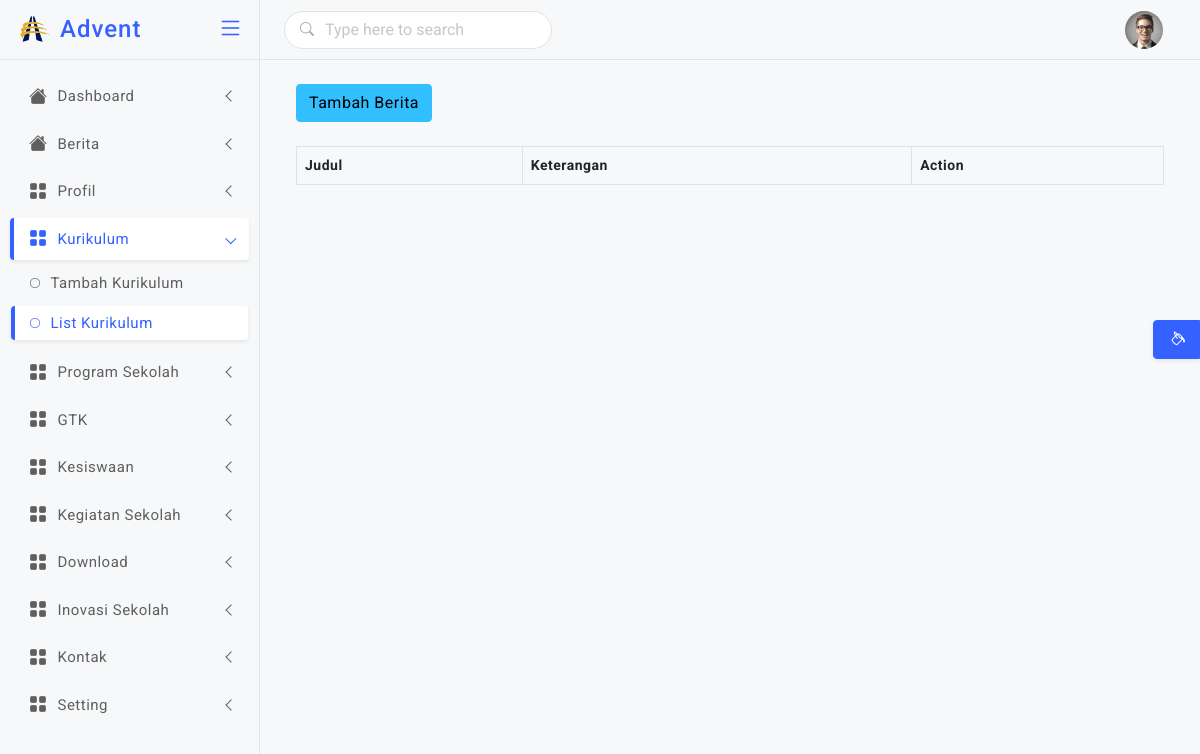
Page /backend/list-kurikulum/ on the earlier database version.
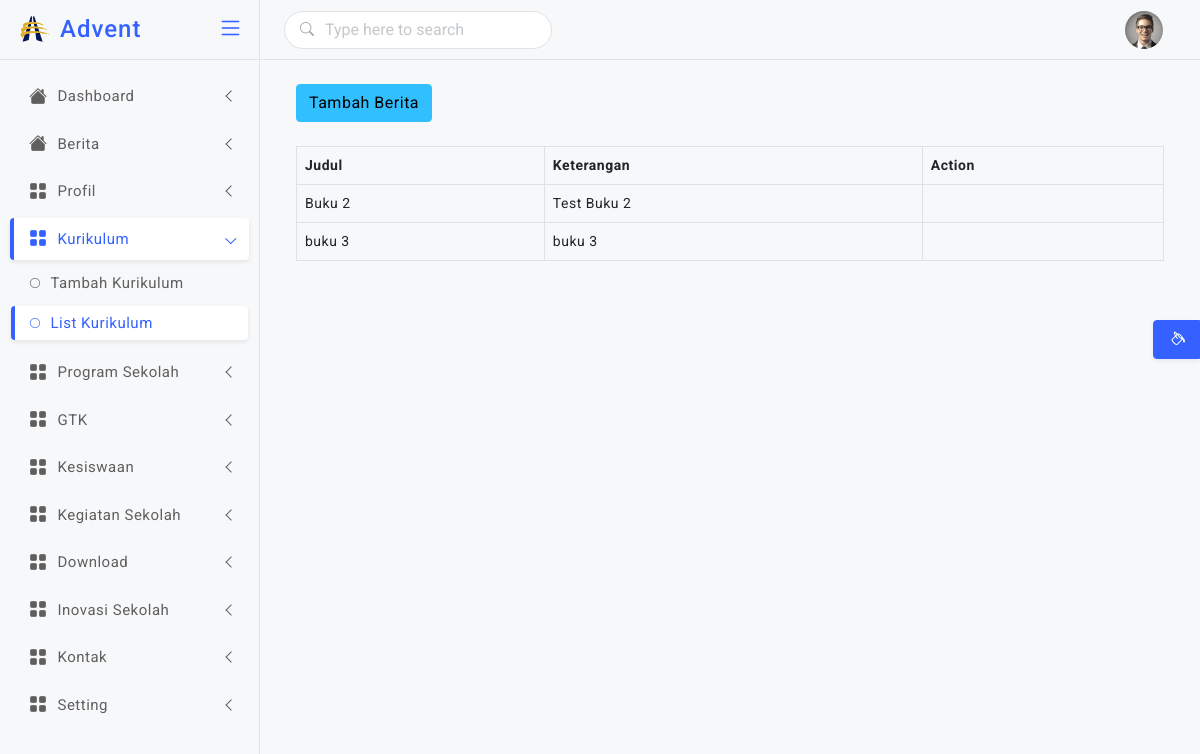
Same page on the later database version.
### backend/models.py (models this page shows, shortened)
class Kurikulum(models.Model):
    judul = models.CharField(max_length=200, default="")
    keterangan = models.TextField(default="")

### backend/views.py (the view)
# urls.py: path('list-kurikulum/',views.list_kurikulum, name='list-kurikulum'),
def list_kurikulum(request):
    kurikulum = Kurikulum.objects.all()
    context ={
        'title':'Kurikulum',
        'kurikulum':kurikulum
    }
    return render(request,'backend/list-kurikulum.html',context)

### backend/templates/backend/list-kurikulum.html (shortened to what this page needs)
{% extends "backend/master.html" %}
{% load crispy_forms_tags %}
{% block dashboard %}
<div class="container">
    <div class="row">
        <div class="col-md-12">
            <a href="{% url 'add-kurikulum' %}" class="btn btn-info mb-4"> Tambah Berita</a>
            <table class="table table-bordered table-hover">
                <thead>
                    <tr>
                        <th>Judul</th>
                        <th>Keterangan</th>
                        <th>Action</th>
                    </tr>
                </thead>
                <tbody>
                    {% for s in kurikulum %}
                    <tr>
                        <td>{{s.judul}}</td>
                        <td>{{s.keterangan |truncatechars:50}}</td>
                        <td>
                        </td>
                    </tr>
                    {% endfor %}
                </tbody>
            </table>
        </div>
    </div>
</div>
{% endblock dashboard %}

Differences in the rows shown:
added Kurikulum: judul "Buku 2", keterangan "Test Buku 2"
added Kurikulum: judul "buku 3", keterangan "buku 3"
